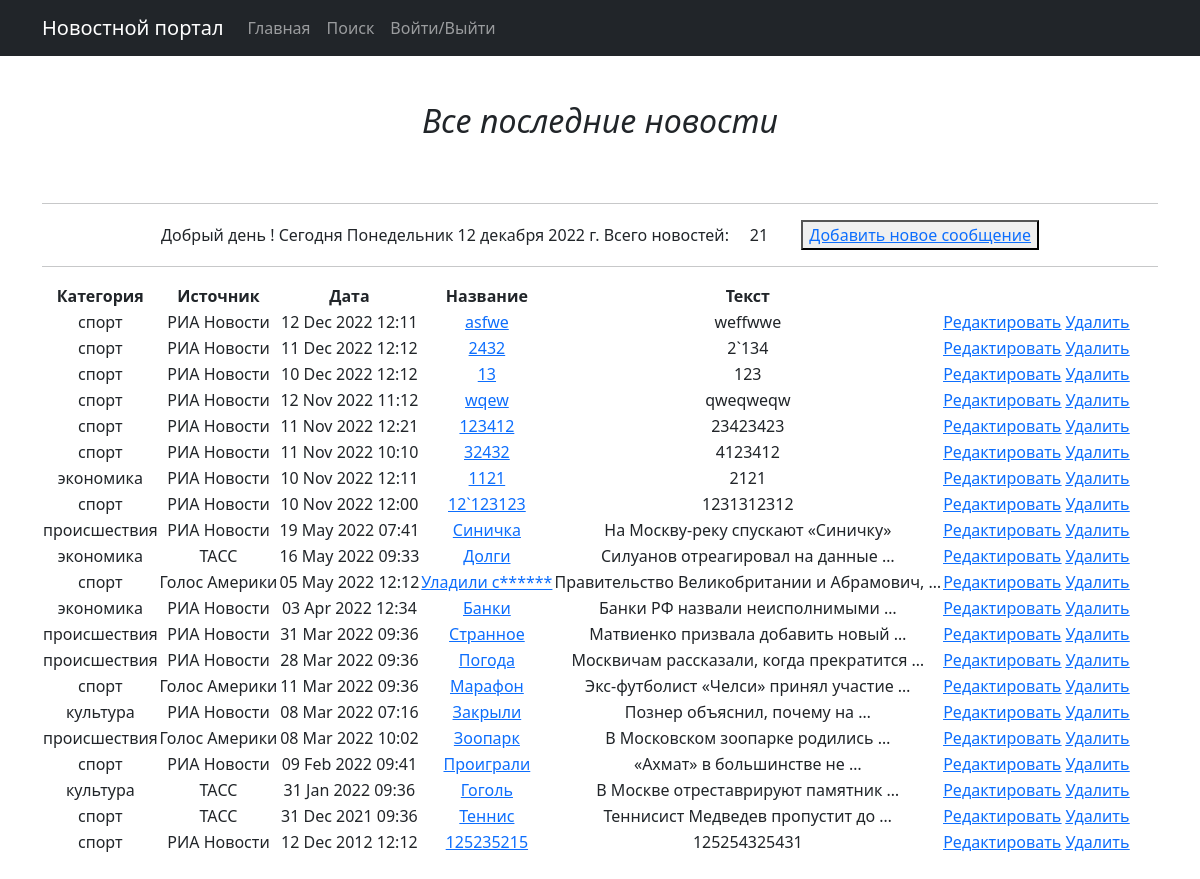
Page /news/ on the committed database.
### news/models.py (models this page shows, shortened)
class Post(models.Model):
    name = models.CharField(max_length=64)
    description = models.TextField()
    date = models.DateTimeField()
    category = models.ForeignKey('category', on_delete=models.CASCADE)
    source = models.ForeignKey('source', on_delete=models.CASCADE)

class Category(models.Model):
    name = models.CharField(max_length=64)
    subscribers = models.ManyToManyField(User, blank=True)

class Source(models.Model):
    name = models.CharField(max_length=64)
    def __str__(self):
        return f'{self.name}'

### news/views.py (the view, shortened to what this page needs)
# urls.py: path('', PostList.as_view()),
class PostList(ListView):
    model = Post
    template_name = 'news.html'
    context_object_name = 'posts'
    ordering = ['-date']
    paginate_by = 100
    def get_context_data(self, **kwargs):
        context = super().get_context_data(**kwargs)
        context['filter'] = PostFilter(self.request.GET, queryset=self.get_queryset())
        context['categories'] = Category.objects.all()
        context['form'] = PostForm()
        return context

### news/templatetags/censor.py (called while the page is built)
@register.filter()
def censor(value):
    for word in BAD_WORDS:
       value = value.replace(word[1:], '*' * (len(word)-1))
    return value

### templates/news.html (shortened to what this page needs)
{% extends 'flatpages/default.html' %}
{% load censor %}
{% block content %}
<h2>&nbsp;</h2>
<h2><i>Все последние новости</i></h2>
<h2>&nbsp;</h2>
<hr>
!  Сегодня
<a>Всего новостей:&nbsp &nbsp &nbsp{{ posts|length }}  &nbsp &nbsp &nbsp &nbsp</a><button><a href="{% url 'post_create' %}">Добавить новое сообщение</a></button>
<hr>
<table>
    <thead>
        <th>
            Категория
        </th>
        <th>
            Источник
        </th>
        <th>
            Дата
        </th>
        <th>
            Название
        </th>
        <th>
            Текст
        </th>
    </thead>
    {% for post in posts %}
    <tr>
        <td>
            {{ post.category.name }}
        </td>
        <td>
            {{ post.source }}
        </td>
        <td>
            {{ post.date|date:'d M Y h:i' }}
        </td>
        <td>
            <a href="{% url 'post_detail' post.id %}">{{ post.name|censor }}</a>
        </td>
        <td>
            {{ post.description|censor|truncatewords:4 }}
        </td>
        <td>
            <a href="{% url 'post_update' post.id %}"><u>Редактировать</u></a>
            <a href="{% url 'post_delete' post.id %}"><u> Удалить </u></a>
        </td>
    </tr>
    {% endfor %}
</table>
<br>
{% endblock content %}

### templates/flatpages/default.html (shortened to what this page needs)
<!DOCTYPE html>
<html lang="en">
    <head>
        {%load static %}
        <link href="{% static 'css/styles.css' %}" rel="stylesheet" />
    </head>
    <body>
        <nav class="navbar navbar-expand-lg navbar-dark bg-dark static-top">
            <div class="container">
                <a class="navbar-brand" href="#">Новостной портал</a>
            <div class="collapse navbar-collapse" id="navbarResponsive">
                <ul class="navbar-nav ml-auto">
                    <li class="nav-item active">
                        <a class="nav-link" href="/news/">Главная
                        </a>
                    </li>
                    <li class="nav-item">
                           <a class="nav-link" href="/news/search/">Поиск</a>
                    <li class="nav-item active">
                        <a class="nav-link" href="http://127.0.0.1:8000/">Войти/Выйти
                        </a>
                    </li>
                </ul>
            </div>
            </div>
    </nav>
        <div class="container">
            <div class="row">
                <div class="col-lg-12 text-center">
                    {% block content %}{% endblock content %}
                </div>
            </div>
        </div>
    </body>
</html>

### rows in the picture
Post: category.name "спорт", source "РИА Новости", date "12 Dec 2022 12:11", name|censor "asfwe", description|censor "weffwwe"
Post: category.name "спорт", source "РИА Новости", date "11 Dec 2022 12:12", name|censor "2432", description|censor "2`134"
Post: category.name "спорт", source "РИА Новости", date "10 Dec 2022 12:12", name|censor "13", description|censor "123"
Post: category.name "спорт", source "РИА Новости", date "12 Nov 2022 11:12", name|censor "wqew", description|censor "qweqweqw"
Post: category.name "спорт", source "РИА Новости", date "11 Nov 2022 12:21", name|censor "123412", description|censor "23423423"
Post: category.name "спорт", source "РИА Новости", date "11 Nov 2022 10:10", name|censor "32432", description|censor "4123412"
Post: category.name "экономика", source "РИА Новости", date "10 Nov 2022 12:11", name|censor "1121", description|censor "2121"
Post: category.name "спорт", source "РИА Новости", date "10 Nov 2022 12:00", name|censor "12`123123", description|censor "1231312312"
Post: category.name "происшествия", source "РИА Новости", date "19 May 2022 07:41", name|censor "Синичка", description|censor "На Москву-реку спускают «Синичку»"
Post: category.name "экономика", source "ТАСС", date "16 May 2022 09:33", name|censor "Долги", description|censor "Силуанов отреагировал на данные …"
Post: category.name "спорт", source "Голос Америки", date "05 May 2022 12:12", name|censor "Уладили с******", description|censor "Правительство Великобритании и Абрамович, …"
Post: category.name "экономика", source "РИА Новости", date "03 Apr 2022 12:34", name|censor "Банки", description|censor "Банки РФ назвали неисполнимыми …"
Post: category.name "происшествия", source "РИА Новости", date "31 Mar 2022 09:36", name|censor "Странное", description|censor "Матвиенко призвала добавить новый …"
Post: category.name "происшествия", source "РИА Новости", date "28 Mar 2022 09:36", name|censor "Погода", description|censor "Москвичам рассказали, когда прекратится …"
Post: category.name "спорт", source "Голос Америки", date "11 Mar 2022 09:36", name|censor "Марафон", description|censor "Экс-футболист «Челси» принял участие …"
Post: category.name "культура", source "РИА Новости", date "08 Mar 2022 07:16", name|censor "Закрыли", description|censor "Познер объяснил, почему на …"
Post: category.name "происшествия", source "Голос Америки", date "08 Mar 2022 10:02", name|censor "Зоопарк", description|censor "В Московском зоопарке родились …"
Post: category.name "спорт", source "РИА Новости", date "09 Feb 2022 09:41", name|censor "Проиграли", description|censor "«Ахмат» в большинстве не …"
Post: category.name "культура", source "ТАСС", date "31 Jan 2022 09:36", name|censor "Гоголь", description|censor "В Москве отреставрируют памятник …"
Post: category.name "спорт", source "ТАСС", date "31 Dec 2021 09:36", name|censor "Теннис", description|censor "Теннисист Медведев пропустит до …"
Post: category.name "спорт", source "РИА Новости", date "12 Dec 2012 12:12", name|censor "125235215", description|censor "125254325431"

### other values in the picture
{{ posts|length }} "21"
